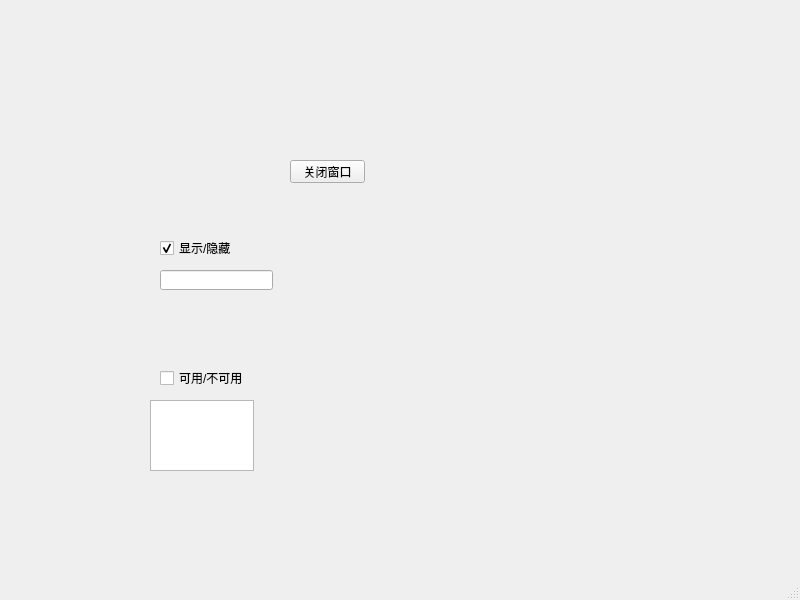
<?xml version="1.0" encoding="UTF-8"?>
<ui version="4.0">
 <class>MainWindow</class>
 <widget class="QMainWindow" name="MainWindow">
  <property name="geometry">
   <rect>
    <x>0</x>
    <y>0</y>
    <width>800</width>
    <height>600</height>
   </rect>
  </property>
  <property name="windowTitle">
   <string>MainWindow</string>
  </property>
  <widget class="QWidget" name="centralwidget">
   <widget class="QPushButton" name="pushButton">
    <property name="geometry">
     <rect>
      <x>290</x>
      <y>160</y>
      <width>75</width>
      <height>23</height>
     </rect>
    </property>
    <property name="text">
     <string>关闭窗口</string>
    </property>
   </widget>
   <widget class="QCheckBox" name="checkBox">
    <property name="geometry">
     <rect>
      <x>160</x>
      <y>240</y>
      <width>71</width>
      <height>16</height>
     </rect>
    </property>
    <property name="tabletTracking">
     <bool>false</bool>
    </property>
    <property name="acceptDrops">
     <bool>false</bool>
    </property>
    <property name="text">
     <string>显示/隐藏</string>
    </property>
    <property name="checked">
     <bool>true</bool>
    </property>
   </widget>
   <widget class="QCheckBox" name="checkBox_2">
    <property name="geometry">
     <rect>
      <x>160</x>
      <y>370</y>
      <width>91</width>
      <height>16</height>
     </rect>
    </property>
    <property name="text">
     <string>可用/不可用</string>
    </property>
   </widget>
   <widget class="QTextEdit" name="textEdit">
    <property name="geometry">
     <rect>
      <x>150</x>
      <y>400</y>
      <width>104</width>
      <height>71</height>
     </rect>
    </property>
   </widget>
   <widget class="QLineEdit" name="lineEdit">
    <property name="geometry">
     <rect>
      <x>160</x>
      <y>270</y>
      <width>113</width>
      <height>20</height>
     </rect>
    </property>
   </widget>
  </widget>
  <widget class="QMenuBar" name="menubar">
   <property name="geometry">
    <rect>
     <x>0</x>
     <y>0</y>
     <width>800</width>
     <height>23</height>
    </rect>
   </property>
  </widget>
  <widget class="QStatusBar" name="statusbar"/>
 </widget>
 <resources/>
 <connections>
  <connection>
   <sender>pushButton</sender>
   <signal>clicked()</signal>
   <receiver>MainWindow</receiver>
   <slot>close()</slot>
   <hints>
    <hint type="sourcelabel">
     <x>334</x>
     <y>202</y>
    </hint>
    <hint type="destinationlabel">
     <x>394</x>
     <y>280</y>
    </hint>
   </hints>
  </connection>
  <connection>
   <sender>checkBox</sender>
   <signal>toggled(bool)</signal>
   <receiver>lineEdit</receiver>
   <slot>setVisible(bool)</slot>
   <hints>
    <hint type="sourcelabel">
     <x>197</x>
     <y>273</y>
    </hint>
    <hint type="destinationlabel">
     <x>194</x>
     <y>305</y>
    </hint>
   </hints>
  </connection>
  <connection>
   <sender>checkBox_2</sender>
   <signal>toggled(bool)</signal>
   <receiver>textEdit</receiver>
   <slot>setEnabled(bool)</slot>
   <hints>
    <hint type="sourcelabel">
     <x>180</x>
     <y>406</y>
    </hint>
    <hint type="destinationlabel">
     <x>180</x>
     <y>431</y>
    </hint>
   </hints>
  </connection>
 </connections>
</ui>
